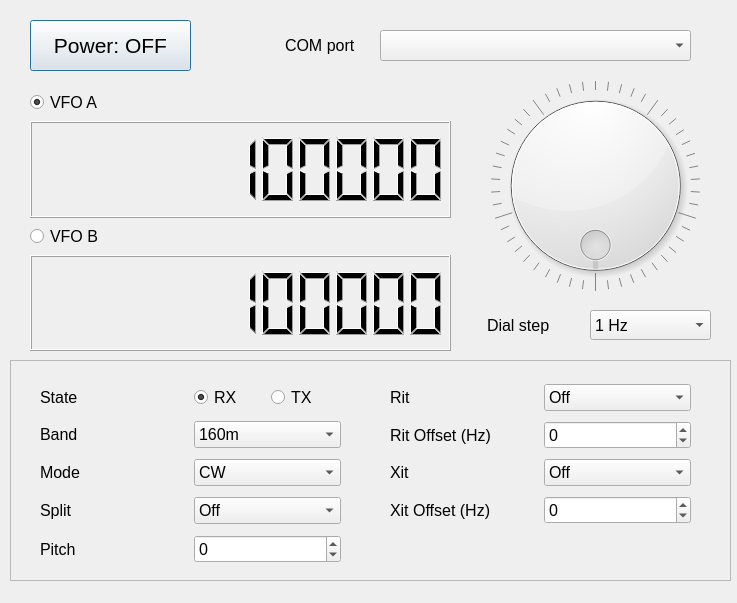
<?xml version="1.0" encoding="UTF-8"?>
<ui version="4.0">
 <class>EmulatorMainWindow</class>
 <widget class="QDialog" name="EmulatorMainWindow">
  <property name="geometry">
   <rect>
    <x>0</x>
    <y>0</y>
    <width>737</width>
    <height>603</height>
   </rect>
  </property>
  <property name="windowTitle">
   <string>Universal RIG Emulator</string>
  </property>
  <widget class="QWidget" name="centralwidget" native="true">
   <property name="geometry">
    <rect>
     <x>0</x>
     <y>70</y>
     <width>781</width>
     <height>521</height>
    </rect>
   </property>
   <widget class="QFrame" name="frame">
    <property name="geometry">
     <rect>
      <x>10</x>
      <y>290</y>
      <width>721</width>
      <height>221</height>
     </rect>
    </property>
    <property name="font">
     <font>
      <pointsize>12</pointsize>
     </font>
    </property>
    <property name="frameShape">
     <enum>QFrame::StyledPanel</enum>
    </property>
    <property name="frameShadow">
     <enum>QFrame::Raised</enum>
    </property>
    <widget class="QWidget" name="layoutWidget">
     <property name="geometry">
      <rect>
       <x>30</x>
       <y>20</y>
       <width>301</width>
       <height>190</height>
      </rect>
     </property>
     <property name="font">
      <font>
       <pointsize>12</pointsize>
      </font>
     </property>
     <layout class="QGridLayout" name="gridLayout">
      <item row="2" column="0">
       <widget class="QLabel" name="lblMode">
        <property name="font">
         <font>
          <pointsize>12</pointsize>
         </font>
        </property>
        <property name="text">
         <string>Mode</string>
        </property>
       </widget>
      </item>
      <item row="2" column="1">
       <widget class="QComboBox" name="cbMode">
        <property name="font">
         <font>
          <pointsize>12</pointsize>
         </font>
        </property>
        <item>
         <property name="text">
          <string>CW</string>
         </property>
        </item>
        <item>
         <property name="text">
          <string>SSB</string>
         </property>
        </item>
        <item>
         <property name="text">
          <string>RTTY</string>
         </property>
        </item>
        <item>
         <property name="text">
          <string>DIGI</string>
         </property>
        </item>
        <item>
         <property name="text">
          <string>AM</string>
         </property>
        </item>
        <item>
         <property name="text">
          <string>FM</string>
         </property>
        </item>
       </widget>
      </item>
      <item row="0" column="0">
       <widget class="QLabel" name="lblState">
        <property name="font">
         <font>
          <pointsize>12</pointsize>
         </font>
        </property>
        <property name="text">
         <string>State</string>
        </property>
       </widget>
      </item>
      <item row="1" column="0">
       <widget class="QLabel" name="lblBand">
        <property name="font">
         <font>
          <pointsize>12</pointsize>
         </font>
        </property>
        <property name="text">
         <string>Band</string>
        </property>
       </widget>
      </item>
      <item row="0" column="1">
       <layout class="QHBoxLayout" name="horizontalLayout">
        <item>
         <widget class="QRadioButton" name="rbRx">
          <property name="font">
           <font>
            <pointsize>12</pointsize>
           </font>
          </property>
          <property name="text">
           <string>RX</string>
          </property>
          <property name="checked">
           <bool>true</bool>
          </property>
         </widget>
        </item>
        <item>
         <widget class="QRadioButton" name="rbTX">
          <property name="font">
           <font>
            <pointsize>12</pointsize>
           </font>
          </property>
          <property name="text">
           <string>TX</string>
          </property>
         </widget>
        </item>
       </layout>
      </item>
      <item row="1" column="1">
       <widget class="QComboBox" name="cbMode_2">
        <property name="font">
         <font>
          <pointsize>12</pointsize>
         </font>
        </property>
        <item>
         <property name="text">
          <string>160m</string>
         </property>
        </item>
        <item>
         <property name="text">
          <string>80m</string>
         </property>
        </item>
        <item>
         <property name="text">
          <string>60m</string>
         </property>
        </item>
        <item>
         <property name="text">
          <string>40m</string>
         </property>
        </item>
        <item>
         <property name="text">
          <string>30m</string>
         </property>
        </item>
        <item>
         <property name="text">
          <string>20m</string>
         </property>
        </item>
        <item>
         <property name="text">
          <string>17m</string>
         </property>
        </item>
        <item>
         <property name="text">
          <string>15m</string>
         </property>
        </item>
        <item>
         <property name="text">
          <string>12m</string>
         </property>
        </item>
        <item>
         <property name="text">
          <string>10m</string>
         </property>
        </item>
        <item>
         <property name="text">
          <string>6m</string>
         </property>
        </item>
        <item>
         <property name="text">
          <string>4m</string>
         </property>
        </item>
        <item>
         <property name="text">
          <string>2m</string>
         </property>
        </item>
       </widget>
      </item>
      <item row="3" column="0">
       <widget class="QLabel" name="lblSplit">
        <property name="font">
         <font>
          <pointsize>12</pointsize>
         </font>
        </property>
        <property name="text">
         <string>Split</string>
        </property>
       </widget>
      </item>
      <item row="3" column="1">
       <widget class="QComboBox" name="cbMode_7">
        <property name="font">
         <font>
          <pointsize>12</pointsize>
         </font>
        </property>
        <item>
         <property name="text">
          <string>Off</string>
         </property>
        </item>
        <item>
         <property name="text">
          <string>On</string>
         </property>
        </item>
       </widget>
      </item>
      <item row="4" column="0">
       <widget class="QLabel" name="lblPitch">
        <property name="font">
         <font>
          <pointsize>12</pointsize>
         </font>
        </property>
        <property name="text">
         <string>Pitch</string>
        </property>
       </widget>
      </item>
      <item row="4" column="1">
       <widget class="QSpinBox" name="spinXitOffset_2">
        <property name="font">
         <font>
          <pointsize>12</pointsize>
         </font>
        </property>
        <property name="minimum">
         <number>-5000</number>
        </property>
        <property name="maximum">
         <number>5000</number>
        </property>
       </widget>
      </item>
     </layout>
    </widget>
    <widget class="QWidget" name="layoutWidget">
     <property name="geometry">
      <rect>
       <x>380</x>
       <y>20</y>
       <width>301</width>
       <height>150</height>
      </rect>
     </property>
     <property name="font">
      <font>
       <pointsize>12</pointsize>
      </font>
     </property>
     <layout class="QGridLayout" name="gridLayout_2">
      <item row="0" column="0">
       <widget class="QLabel" name="lblRit">
        <property name="font">
         <font>
          <pointsize>12</pointsize>
         </font>
        </property>
        <property name="text">
         <string>Rit</string>
        </property>
       </widget>
      </item>
      <item row="2" column="0">
       <widget class="QLabel" name="lblXit">
        <property name="font">
         <font>
          <pointsize>12</pointsize>
         </font>
        </property>
        <property name="text">
         <string>Xit</string>
        </property>
       </widget>
      </item>
      <item row="0" column="1">
       <widget class="QComboBox" name="cbMode_6">
        <property name="font">
         <font>
          <pointsize>12</pointsize>
         </font>
        </property>
        <item>
         <property name="text">
          <string>Off</string>
         </property>
        </item>
        <item>
         <property name="text">
          <string>On</string>
         </property>
        </item>
       </widget>
      </item>
      <item row="2" column="1">
       <widget class="QComboBox" name="cbMode_3">
        <property name="font">
         <font>
          <pointsize>12</pointsize>
         </font>
        </property>
        <item>
         <property name="text">
          <string>Off</string>
         </property>
        </item>
        <item>
         <property name="text">
          <string>On</string>
         </property>
        </item>
       </widget>
      </item>
      <item row="3" column="1">
       <widget class="QSpinBox" name="spinXitOffset">
        <property name="font">
         <font>
          <pointsize>12</pointsize>
         </font>
        </property>
        <property name="minimum">
         <number>-5000</number>
        </property>
        <property name="maximum">
         <number>5000</number>
        </property>
       </widget>
      </item>
      <item row="3" column="0">
       <widget class="QLabel" name="lblXitOffset">
        <property name="font">
         <font>
          <pointsize>12</pointsize>
         </font>
        </property>
        <property name="text">
         <string>Xit Offset (Hz)</string>
        </property>
       </widget>
      </item>
      <item row="1" column="0">
       <widget class="QLabel" name="lblRitOffset">
        <property name="font">
         <font>
          <pointsize>12</pointsize>
         </font>
        </property>
        <property name="text">
         <string>Rit Offset (Hz)</string>
        </property>
       </widget>
      </item>
      <item row="1" column="1">
       <widget class="QSpinBox" name="spinRitOffset">
        <property name="font">
         <font>
          <pointsize>12</pointsize>
         </font>
        </property>
        <property name="minimum">
         <number>-5000</number>
        </property>
        <property name="maximum">
         <number>5000</number>
        </property>
       </widget>
      </item>
     </layout>
    </widget>
   </widget>
   <widget class="QWidget" name="verticalLayoutWidget">
    <property name="geometry">
     <rect>
      <x>30</x>
      <y>20</y>
      <width>421</width>
      <height>261</height>
     </rect>
    </property>
    <property name="font">
     <font>
      <pointsize>12</pointsize>
     </font>
    </property>
    <layout class="QVBoxLayout" name="verticalLayout">
     <item>
      <widget class="QRadioButton" name="rbVfoA">
       <property name="font">
        <font>
         <pointsize>12</pointsize>
        </font>
       </property>
       <property name="text">
        <string>VFO A</string>
       </property>
       <property name="checked">
        <bool>true</bool>
       </property>
      </widget>
     </item>
     <item>
      <widget class="QLCDNumber" name="lcdFreqA">
       <property name="font">
        <font>
         <pointsize>12</pointsize>
        </font>
       </property>
       <property name="smallDecimalPoint">
        <bool>false</bool>
       </property>
       <property name="digitCount">
        <number>11</number>
       </property>
       <property name="segmentStyle">
        <enum>QLCDNumber::Filled</enum>
       </property>
       <property name="value" stdset="0">
        <double>1810000.000000000000000</double>
       </property>
       <property name="intValue" stdset="0">
        <number>1810000</number>
       </property>
      </widget>
     </item>
     <item>
      <widget class="QRadioButton" name="rbVfoB">
       <property name="font">
        <font>
         <pointsize>12</pointsize>
        </font>
       </property>
       <property name="text">
        <string>VFO B</string>
       </property>
      </widget>
     </item>
     <item>
      <widget class="QLCDNumber" name="lcdFreqB">
       <property name="font">
        <font>
         <pointsize>12</pointsize>
        </font>
       </property>
       <property name="smallDecimalPoint">
        <bool>false</bool>
       </property>
       <property name="digitCount">
        <number>11</number>
       </property>
       <property name="segmentStyle">
        <enum>QLCDNumber::Filled</enum>
       </property>
       <property name="value" stdset="0">
        <double>438500125.000000000000000</double>
       </property>
      </widget>
     </item>
    </layout>
   </widget>
   <widget class="QDial" name="dial">
    <property name="geometry">
     <rect>
      <x>490</x>
      <y>10</y>
      <width>211</width>
      <height>211</height>
     </rect>
    </property>
    <property name="font">
     <font>
      <pointsize>12</pointsize>
     </font>
    </property>
    <property name="minimum">
     <number>0</number>
    </property>
    <property name="maximum">
     <number>100</number>
    </property>
    <property name="singleStep">
     <number>1</number>
    </property>
    <property name="pageStep">
     <number>20</number>
    </property>
    <property name="orientation">
     <enum>Qt::Horizontal</enum>
    </property>
    <property name="wrapping">
     <bool>true</bool>
    </property>
    <property name="notchTarget">
     <double>5.000000000000000</double>
    </property>
    <property name="notchesVisible">
     <bool>true</bool>
    </property>
   </widget>
   <widget class="QLabel" name="lblMult">
    <property name="geometry">
     <rect>
      <x>487</x>
      <y>240</y>
      <width>91</width>
      <height>30</height>
     </rect>
    </property>
    <property name="font">
     <font>
      <pointsize>12</pointsize>
     </font>
    </property>
    <property name="text">
     <string>Dial step</string>
    </property>
   </widget>
   <widget class="QComboBox" name="cbDialStep">
    <property name="geometry">
     <rect>
      <x>590</x>
      <y>240</y>
      <width>121</width>
      <height>30</height>
     </rect>
    </property>
    <property name="font">
     <font>
      <pointsize>12</pointsize>
     </font>
    </property>
    <item>
     <property name="text">
      <string>1 Hz</string>
     </property>
    </item>
    <item>
     <property name="text">
      <string>10 Hz</string>
     </property>
    </item>
    <item>
     <property name="text">
      <string>100 Hz</string>
     </property>
    </item>
    <item>
     <property name="text">
      <string>1 kHz</string>
     </property>
    </item>
    <item>
     <property name="text">
      <string>10 kHz</string>
     </property>
    </item>
    <item>
     <property name="text">
      <string>100 kHz</string>
     </property>
    </item>
    <item>
     <property name="text">
      <string>1 MHz</string>
     </property>
    </item>
   </widget>
  </widget>
  <widget class="QPushButton" name="btnPower">
   <property name="geometry">
    <rect>
     <x>30</x>
     <y>20</y>
     <width>161</width>
     <height>51</height>
    </rect>
   </property>
   <property name="font">
    <font>
     <pointsize>16</pointsize>
    </font>
   </property>
   <property name="cursor">
    <cursorShape>PointingHandCursor</cursorShape>
   </property>
   <property name="autoFillBackground">
    <bool>false</bool>
   </property>
   <property name="text">
    <string>Power: OFF</string>
   </property>
   <property name="checkable">
    <bool>true</bool>
   </property>
   <property name="checked">
    <bool>false</bool>
   </property>
  </widget>
  <widget class="QLabel" name="label">
   <property name="geometry">
    <rect>
     <x>285</x>
     <y>25</y>
     <width>91</width>
     <height>40</height>
    </rect>
   </property>
   <property name="font">
    <font>
     <pointsize>12</pointsize>
    </font>
   </property>
   <property name="text">
    <string>COM port</string>
   </property>
  </widget>
  <widget class="QComboBox" name="cbComPort">
   <property name="geometry">
    <rect>
     <x>380</x>
     <y>30</y>
     <width>311</width>
     <height>31</height>
    </rect>
   </property>
  </widget>
  <action name="actionE_xit">
   <property name="text">
    <string>Exit</string>
   </property>
   <property name="shortcut">
    <string>Ctrl+X</string>
   </property>
  </action>
 </widget>
 <tabstops>
  <tabstop>rbVfoA</tabstop>
  <tabstop>rbVfoB</tabstop>
  <tabstop>rbRx</tabstop>
  <tabstop>rbTX</tabstop>
  <tabstop>cbMode_2</tabstop>
  <tabstop>cbMode</tabstop>
  <tabstop>cbMode_7</tabstop>
  <tabstop>spinXitOffset_2</tabstop>
  <tabstop>cbMode_6</tabstop>
  <tabstop>spinRitOffset</tabstop>
  <tabstop>cbMode_3</tabstop>
  <tabstop>spinXitOffset</tabstop>
 </tabstops>
 <resources/>
 <connections>
  <connection>
   <sender>rbVfoA</sender>
   <signal>toggled(bool)</signal>
   <receiver>EmulatorMainWindow</receiver>
   <slot>vfoASwitched(bool)</slot>
   <hints>
    <hint type="sourcelabel">
     <x>96</x>
     <y>118</y>
    </hint>
    <hint type="destinationlabel">
     <x>14</x>
     <y>103</y>
    </hint>
   </hints>
  </connection>
  <connection>
   <sender>rbVfoB</sender>
   <signal>toggled(bool)</signal>
   <receiver>EmulatorMainWindow</receiver>
   <slot>vfoBSwitched(bool)</slot>
   <hints>
    <hint type="sourcelabel">
     <x>66</x>
     <y>251</y>
    </hint>
    <hint type="destinationlabel">
     <x>13</x>
     <y>221</y>
    </hint>
   </hints>
  </connection>
  <connection>
   <sender>rbRx</sender>
   <signal>toggled(bool)</signal>
   <receiver>EmulatorMainWindow</receiver>
   <slot>rxSwitched(bool)</slot>
   <hints>
    <hint type="sourcelabel">
     <x>263</x>
     <y>414</y>
    </hint>
    <hint type="destinationlabel">
     <x>220</x>
     <y>322</y>
    </hint>
   </hints>
  </connection>
  <connection>
   <sender>rbTX</sender>
   <signal>toggled(bool)</signal>
   <receiver>EmulatorMainWindow</receiver>
   <slot>txSwitched(bool)</slot>
   <hints>
    <hint type="sourcelabel">
     <x>338</x>
     <y>414</y>
    </hint>
    <hint type="destinationlabel">
     <x>296</x>
     <y>320</y>
    </hint>
   </hints>
  </connection>
  <connection>
   <sender>cbMode_2</sender>
   <signal>currentIndexChanged(QString)</signal>
   <receiver>EmulatorMainWindow</receiver>
   <slot>bandChanged(QString)</slot>
   <hints>
    <hint type="sourcelabel">
     <x>339</x>
     <y>457</y>
    </hint>
    <hint type="destinationlabel">
     <x>358</x>
     <y>315</y>
    </hint>
   </hints>
  </connection>
  <connection>
   <sender>cbMode</sender>
   <signal>currentIndexChanged(QString)</signal>
   <receiver>EmulatorMainWindow</receiver>
   <slot>modeChanged(QString)</slot>
   <hints>
    <hint type="sourcelabel">
     <x>339</x>
     <y>494</y>
    </hint>
    <hint type="destinationlabel">
     <x>84</x>
     <y>319</y>
    </hint>
   </hints>
  </connection>
  <connection>
   <sender>cbMode_7</sender>
   <signal>currentIndexChanged(QString)</signal>
   <receiver>EmulatorMainWindow</receiver>
   <slot>splitChanged(QString)</slot>
   <hints>
    <hint type="sourcelabel">
     <x>339</x>
     <y>531</y>
    </hint>
    <hint type="destinationlabel">
     <x>377</x>
     <y>535</y>
    </hint>
   </hints>
  </connection>
  <connection>
   <sender>spinXitOffset_2</sender>
   <signal>valueChanged(int)</signal>
   <receiver>EmulatorMainWindow</receiver>
   <slot>pitchChanged(int)</slot>
   <hints>
    <hint type="sourcelabel">
     <x>339</x>
     <y>568</y>
    </hint>
    <hint type="destinationlabel">
     <x>14</x>
     <y>531</y>
    </hint>
   </hints>
  </connection>
  <connection>
   <sender>cbMode_6</sender>
   <signal>currentIndexChanged(QString)</signal>
   <receiver>EmulatorMainWindow</receiver>
   <slot>ritChanged(QString)</slot>
   <hints>
    <hint type="sourcelabel">
     <x>689</x>
     <y>411</y>
    </hint>
    <hint type="destinationlabel">
     <x>736</x>
     <y>336</y>
    </hint>
   </hints>
  </connection>
  <connection>
   <sender>spinRitOffset</sender>
   <signal>valueChanged(int)</signal>
   <receiver>EmulatorMainWindow</receiver>
   <slot>ritOffsetChanged(int)</slot>
   <hints>
    <hint type="sourcelabel">
     <x>689</x>
     <y>449</y>
    </hint>
    <hint type="destinationlabel">
     <x>736</x>
     <y>399</y>
    </hint>
   </hints>
  </connection>
  <connection>
   <sender>cbMode_3</sender>
   <signal>currentIndexChanged(QString)</signal>
   <receiver>EmulatorMainWindow</receiver>
   <slot>xitChanged(QString)</slot>
   <hints>
    <hint type="sourcelabel">
     <x>689</x>
     <y>487</y>
    </hint>
    <hint type="destinationlabel">
     <x>736</x>
     <y>442</y>
    </hint>
   </hints>
  </connection>
  <connection>
   <sender>spinXitOffset</sender>
   <signal>valueChanged(int)</signal>
   <receiver>EmulatorMainWindow</receiver>
   <slot>xitOffsetChanged(int)</slot>
   <hints>
    <hint type="sourcelabel">
     <x>689</x>
     <y>525</y>
    </hint>
    <hint type="destinationlabel">
     <x>736</x>
     <y>478</y>
    </hint>
   </hints>
  </connection>
  <connection>
   <sender>dial</sender>
   <signal>valueChanged(int)</signal>
   <receiver>EmulatorMainWindow</receiver>
   <slot>tuningValueChanged(int)</slot>
   <hints>
    <hint type="sourcelabel">
     <x>599</x>
     <y>119</y>
    </hint>
    <hint type="destinationlabel">
     <x>736</x>
     <y>121</y>
    </hint>
   </hints>
  </connection>
  <connection>
   <sender>cbDialStep</sender>
   <signal>currentIndexChanged(QString)</signal>
   <receiver>EmulatorMainWindow</receiver>
   <slot>dialStepChanged(QString)</slot>
   <hints>
    <hint type="sourcelabel">
     <x>653</x>
     <y>329</y>
    </hint>
    <hint type="destinationlabel">
     <x>736</x>
     <y>249</y>
    </hint>
   </hints>
  </connection>
  <connection>
   <sender>btnPower</sender>
   <signal>clicked()</signal>
   <receiver>EmulatorMainWindow</receiver>
   <slot>powerButtonClick()</slot>
   <hints>
    <hint type="sourcelabel">
     <x>136</x>
     <y>46</y>
    </hint>
    <hint type="destinationlabel">
     <x>240</x>
     <y>35</y>
    </hint>
   </hints>
  </connection>
  <connection>
   <sender>cbComPort</sender>
   <signal>currentTextChanged(QString)</signal>
   <receiver>EmulatorMainWindow</receiver>
   <slot>comPortTextChanged(QString)</slot>
   <hints>
    <hint type="sourcelabel">
     <x>538</x>
     <y>56</y>
    </hint>
    <hint type="destinationlabel">
     <x>640</x>
     <y>20</y>
    </hint>
   </hints>
  </connection>
 </connections>
 <slots>
  <slot>tuningValueChanged(int)</slot>
  <slot>vfoASwitched(bool)</slot>
  <slot>vfoBSwitched(bool)</slot>
  <slot>rxSwitched(bool)</slot>
  <slot>txSwitched(bool)</slot>
  <slot>bandChanged(QString)</slot>
  <slot>modeChanged(QString)</slot>
  <slot>splitChanged(QString)</slot>
  <slot>pitchChanged(int)</slot>
  <slot>ritChanged(QString)</slot>
  <slot>ritOffsetChanged(int)</slot>
  <slot>xitChanged(QString)</slot>
  <slot>xitOffsetChanged(int)</slot>
  <slot>dialStepChanged(QString)</slot>
  <slot>powerButtonClick()</slot>
  <slot>comPortTextChanged(QString)</slot>
 </slots>
</ui>
